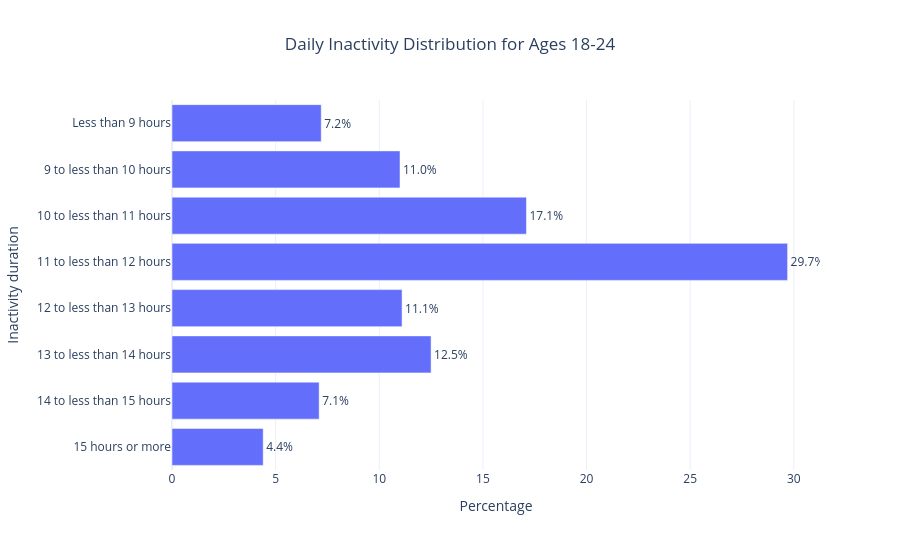
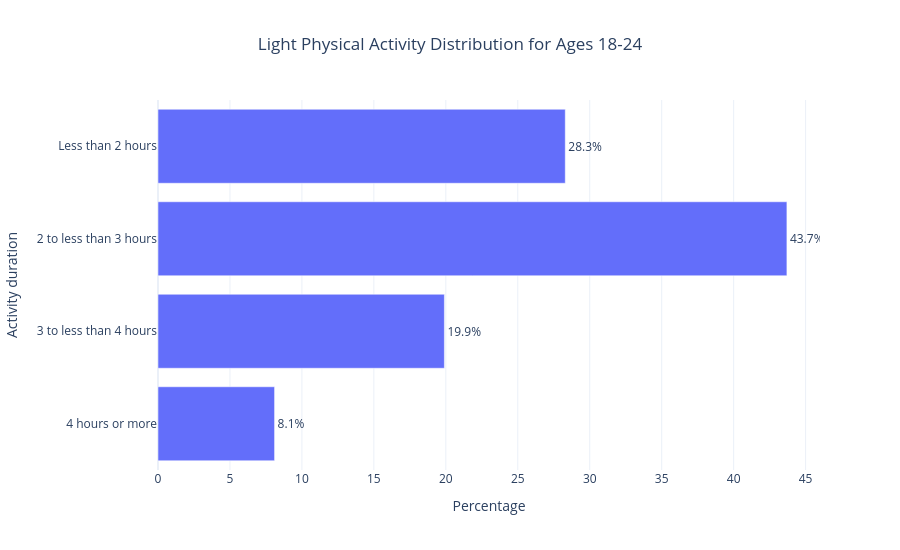
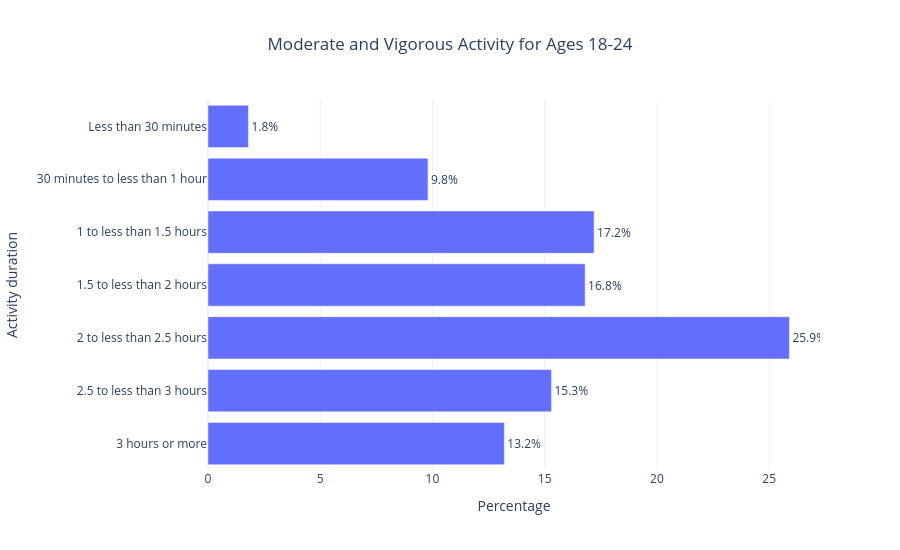
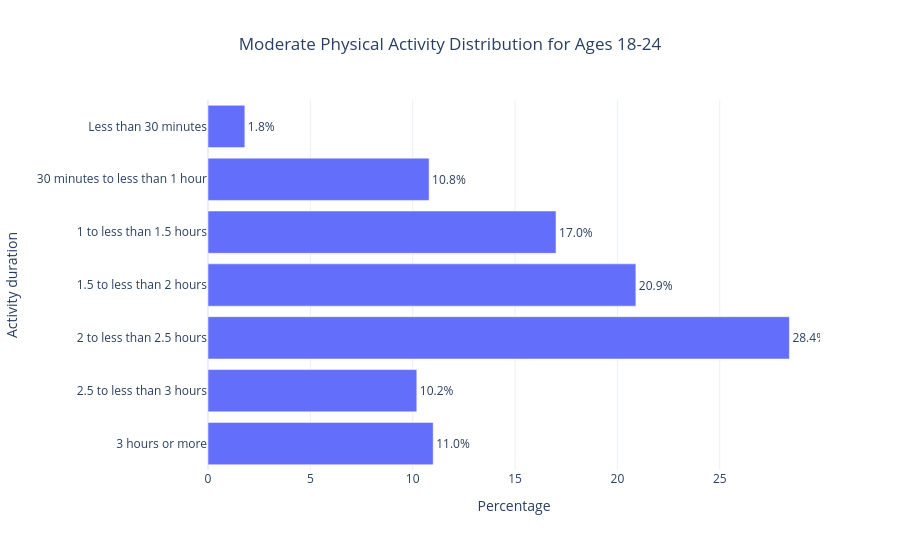

Notebook code for these charts, in order:
### Markdown cell above
## Step 7: Visualise each distribution separately

These charts keep each metric group separate so the duration bands stay interpretable.

This is a cleaner choice than combining everything into one grouped chart, because:
- inactivity uses **hours**
- some activity metrics use **hours and half-hours**
- vigorous activity uses **minutes**

Keeping them separate makes the analysis easier to read and more accurate.

### Code cell
def plot_duration_distribution(data, metric_group, title, x_label):
    subset = data[data["metric_group"] == metric_group].copy()
    subset = subset.sort_values("band_order")

    fig = px.bar(
        subset,
        x="value",
        y="category",
        orientation="h",
        text="value",
        title=title,
        labels={"value": "Percentage", "category": x_label},
    )

    fig.update_traces(
        texttemplate="%{text:.1f}%",
        textposition="outside",
        hovertemplate=(
            f"{x_label}: %{{y}}<br>"
            "Percentage: %{x:.1f}%<extra></extra>"
        ),
    )

    fig.update_layout(
        template="plotly_white",
        height=550,
        title_x=0.5,
        yaxis=dict(categoryorder="array", categoryarray=subset["category"][::-1]),
    )

    fig.show()


plot_duration_distribution(cleaned, "inactivity", "Daily Inactivity Distribution for Ages 18-24", "Inactivity duration")
plot_duration_distribution(cleaned, "light_activity", "Light Physical Activity Distribution for Ages 18-24", "Activity duration")
plot_duration_distribution(cleaned, "moderate_vigorous", "Moderate and Vigorous Activity for Ages 18-24", "Activity duration")
plot_duration_distribution(cleaned, "moderate", "Moderate Physical Activity Distribution for Ages 18-24", "Activity duration")
plot_duration_distribution(cleaned, "vigorous", "Vigorous Activity Distribution for Ages 18-24", "Activity duration")

### Figure 1 — Plotly figure (JSON) as saved in the notebook; plotly's stock layout.template omitted (floating-point values rounded to 4 significant figures)
{"data": [{"hovertemplate": "Inactivity duration: %{y}<br>Percentage: %{x:.1f}%<extra></extra>", "legendgroup": "", "marker": {"color": "#636efa", "pattern": {"shape": ""}}, "name": "", "orientation": "h", "showlegend": false, "text": [7.2, 11.0, 17.1, 29.7, 11.1, 12.5, 7.1, 4.4], "textposition": "outside", "texttemplate": "%{text:.1f}%", "type": "bar", "x": [7.2, 11.0, 17.1, 29.7, 11.1, 12.5, 7.1, 4.4], "xaxis": "x", "y": ["Less than 9 hours", "9 to less than 10 hours", "10 to less than 11 hours", "11 to less than 12 hours", "12 to less than 13 hours", "13 to less than 14 hours", "14 to less than 15 hours", "15 hours or more"], "yaxis": "y"}], "layout": {"barmode": "relative", "height": 550, "legend": {"tracegroupgap": 0}, "title": {"text": "Daily Inactivity Distribution for Ages 18-24", "x": 0.5}, "xaxis": {"anchor": "y", "domain": [0, 1], "title": {"text": "Percentage"}}, "yaxis": {"anchor": "x", "categoryarray": ["15 hours or more", "14 to less than 15 hours", "13 to less than 14 hours", "12 to less than 13 hours", "11 to less than 12 hours", "10 to less than 11 hours", "9 to less than 10 hours", "Less than 9 hours"], "categoryorder": "array", "domain": [0, 1], "title": {"text": "Inactivity duration"}}}}

### Figure 2 — Plotly figure (JSON) as saved in the notebook; plotly's stock layout.template omitted (floating-point values rounded to 4 significant figures)
{"data": [{"hovertemplate": "Activity duration: %{y}<br>Percentage: %{x:.1f}%<extra></extra>", "legendgroup": "", "marker": {"color": "#636efa", "pattern": {"shape": ""}}, "name": "", "orientation": "h", "showlegend": false, "text": [28.3, 43.7, 19.9, 8.1], "textposition": "outside", "texttemplate": "%{text:.1f}%", "type": "bar", "x": [28.3, 43.7, 19.9, 8.1], "xaxis": "x", "y": ["Less than 2 hours", "2 to less than 3 hours", "3 to less than 4 hours", "4 hours or more"], "yaxis": "y"}], "layout": {"barmode": "relative", "height": 550, "legend": {"tracegroupgap": 0}, "title": {"text": "Light Physical Activity Distribution for Ages 18-24", "x": 0.5}, "xaxis": {"anchor": "y", "domain": [0, 1], "title": {"text": "Percentage"}}, "yaxis": {"anchor": "x", "categoryarray": ["4 hours or more", "3 to less than 4 hours", "2 to less than 3 hours", "Less than 2 hours"], "categoryorder": "array", "domain": [0, 1], "title": {"text": "Activity duration"}}}}

### Figure 3 — Plotly figure (JSON) as saved in the notebook; plotly's stock layout.template omitted (floating-point values rounded to 4 significant figures)
{"data": [{"hovertemplate": "Activity duration: %{y}<br>Percentage: %{x:.1f}%<extra></extra>", "legendgroup": "", "marker": {"color": "#636efa", "pattern": {"shape": ""}}, "name": "", "orientation": "h", "showlegend": false, "text": [1.8, 9.8, 17.2, 16.8, 25.9, 15.3, 13.2], "textposition": "outside", "texttemplate": "%{text:.1f}%", "type": "bar", "x": [1.8, 9.8, 17.2, 16.8, 25.9, 15.3, 13.2], "xaxis": "x", "y": ["Less than 30 minutes", "30 minutes to less than 1 hour", "1 to less than 1.5 hours", "1.5 to less than 2 hours", "2 to less than 2.5 hours", "2.5 to less than 3 hours", "3 hours or more"], "yaxis": "y"}], "layout": {"barmode": "relative", "height": 550, "legend": {"tracegroupgap": 0}, "title": {"text": "Moderate and Vigorous Activity for Ages 18-24", "x": 0.5}, "xaxis": {"anchor": "y", "domain": [0, 1], "title": {"text": "Percentage"}}, "yaxis": {"anchor": "x", "categoryarray": ["3 hours or more", "2.5 to less than 3 hours", "2 to less than 2.5 hours", "1.5 to less than 2 hours", "1 to less than 1.5 hours", "30 minutes to less than 1 hour", "Less than 30 minutes"], "categoryorder": "array", "domain": [0, 1], "title": {"text": "Activity duration"}}}}

### Figure 4 — Plotly figure (JSON) as saved in the notebook; plotly's stock layout.template omitted (floating-point values rounded to 4 significant figures)
{"data": [{"hovertemplate": "Activity duration: %{y}<br>Percentage: %{x:.1f}%<extra></extra>", "legendgroup": "", "marker": {"color": "#636efa", "pattern": {"shape": ""}}, "name": "", "orientation": "h", "showlegend": false, "text": [1.8, 10.8, 17.0, 20.9, 28.4, 10.2, 11.0], "textposition": "outside", "texttemplate": "%{text:.1f}%", "type": "bar", "x": [1.8, 10.8, 17.0, 20.9, 28.4, 10.2, 11.0], "xaxis": "x", "y": ["Less than 30 minutes", "30 minutes to less than 1 hour", "1 to less than 1.5 hours", "1.5 to less than 2 hours", "2 to less than 2.5 hours", "2.5 to less than 3 hours", "3 hours or more"], "yaxis": "y"}], "layout": {"barmode": "relative", "height": 550, "legend": {"tracegroupgap": 0}, "title": {"text": "Moderate Physical Activity Distribution for Ages 18-24", "x": 0.5}, "xaxis": {"anchor": "y", "domain": [0, 1], "title": {"text": "Percentage"}}, "yaxis": {"anchor": "x", "categoryarray": ["3 hours or more", "2.5 to less than 3 hours", "2 to less than 2.5 hours", "1.5 to less than 2 hours", "1 to less than 1.5 hours", "30 minutes to less than 1 hour", "Less than 30 minutes"], "categoryorder": "array", "domain": [0, 1], "title": {"text": "Activity duration"}}}}
